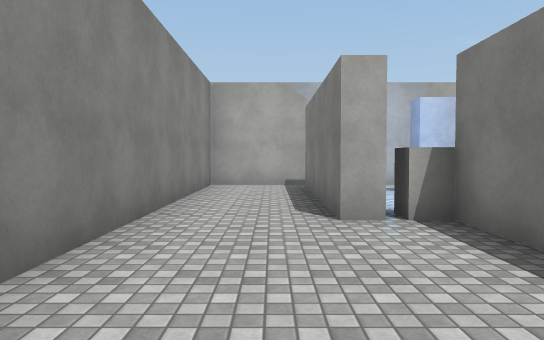
view 1 (above)

24 first-person views from a walk through a 3-D level made in the Unity game engine. The camera is 1.4 m above the floor, tilts 2° down and sees 70° across. The floor is counted in squares, 2 m on a side. Each view is taken from the middle of a square. On the plan, view 1 faces up. The plan holds only what a view shows up to about 11 squares ahead; the rest is blank. The player character is not drawn. Surface patterns are stand-ins for the level's own textures.

view 2
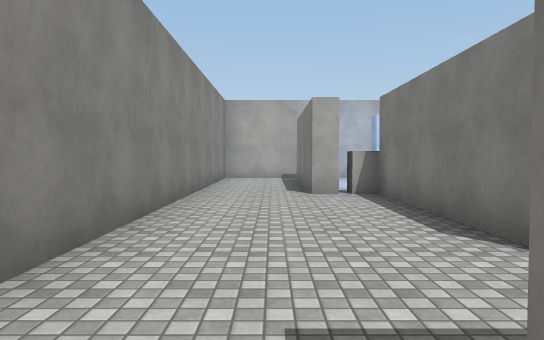

view 3
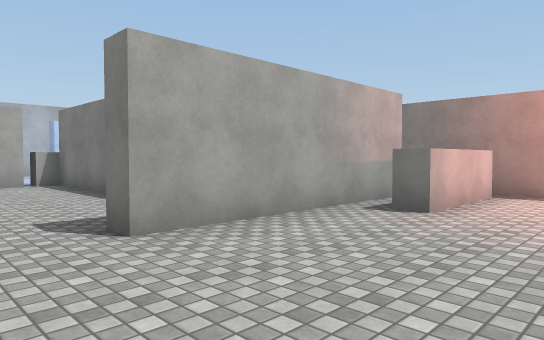

view 4
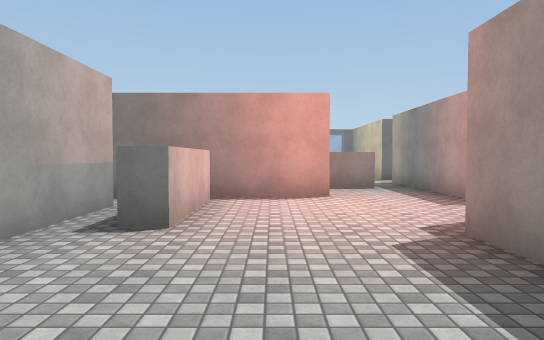

view 5
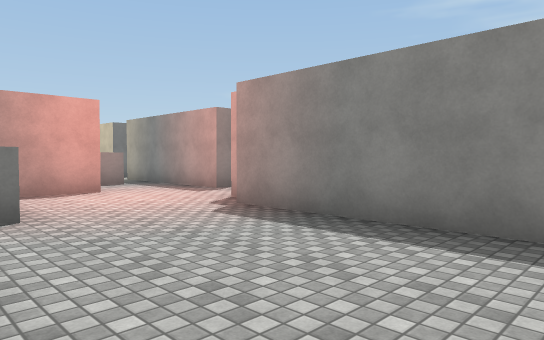

view 6
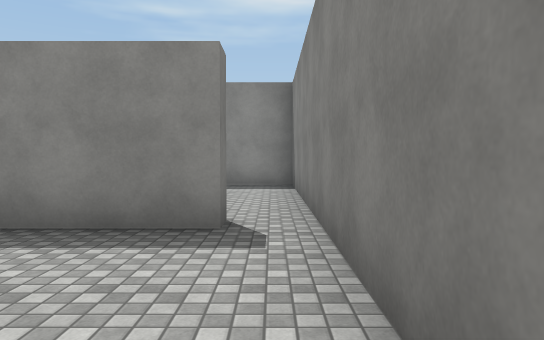

view 7
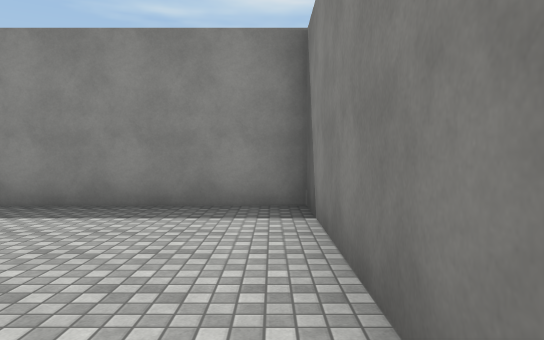

view 8
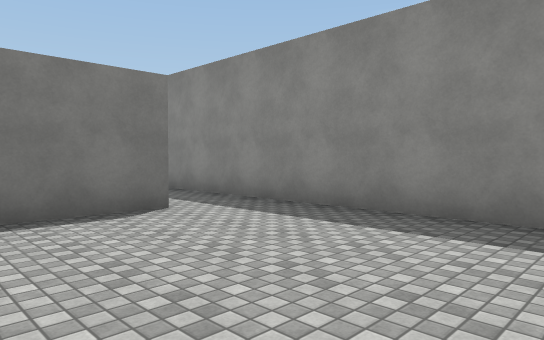

view 9
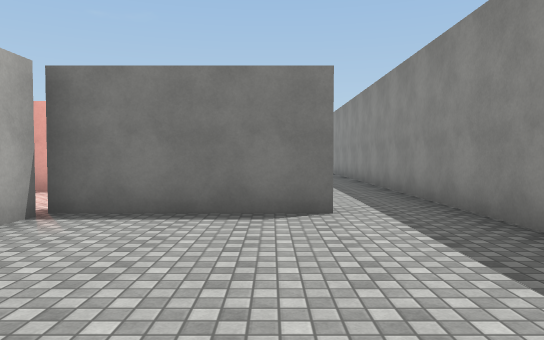

view 10
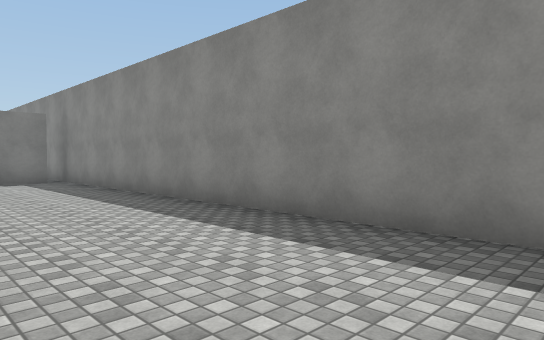

view 11
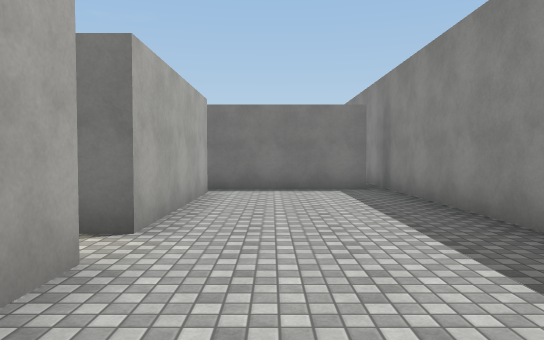

view 12
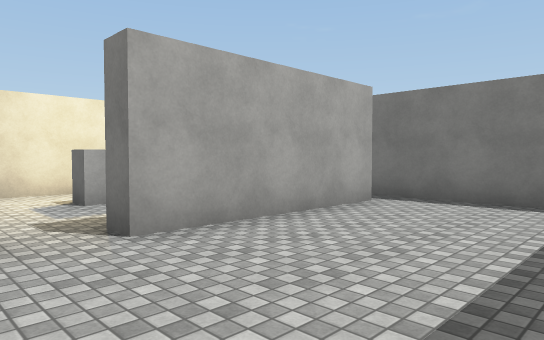

view 13
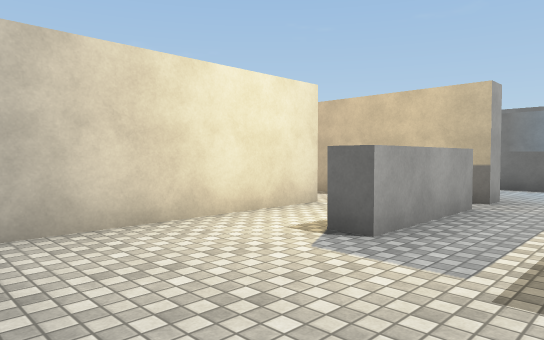

view 14
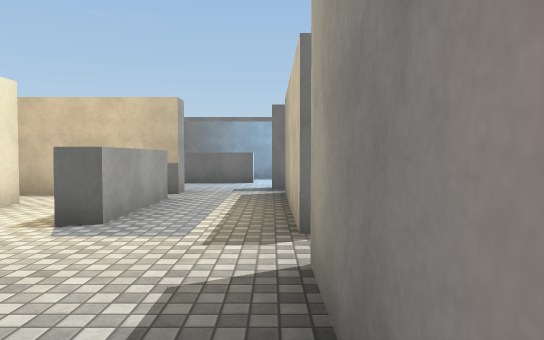

view 15
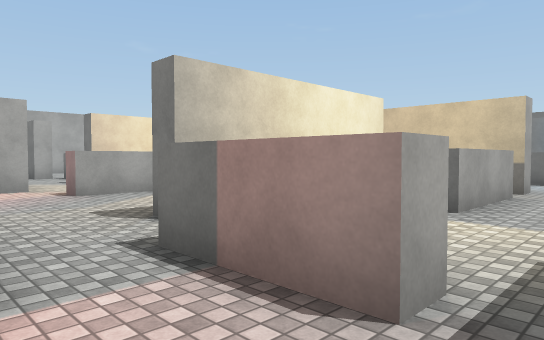

view 16
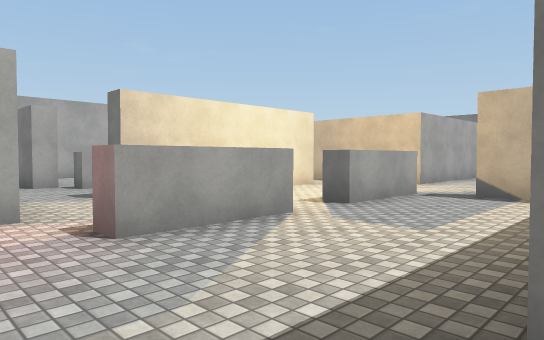

view 17
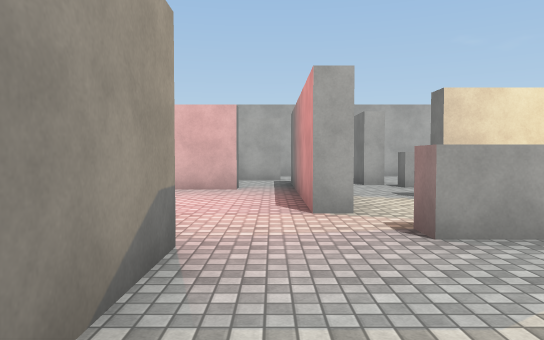

view 18
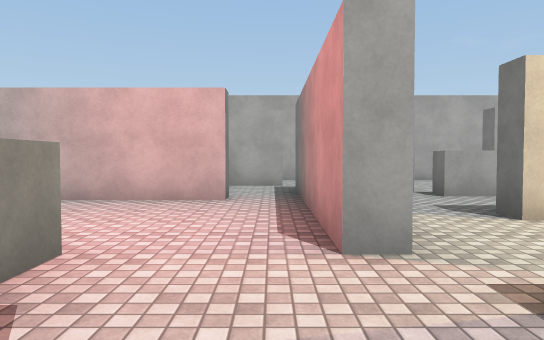

view 19
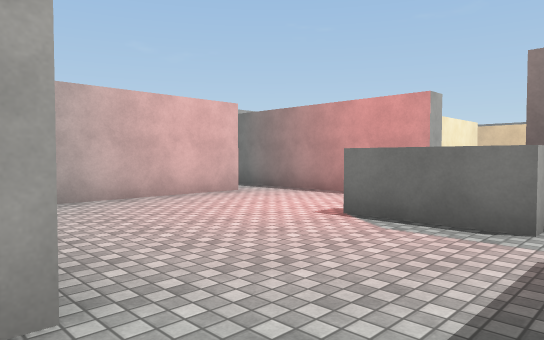

view 20
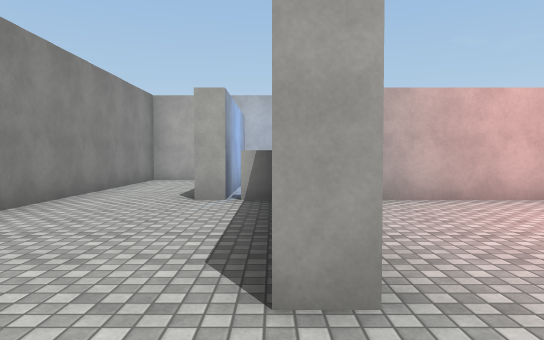

view 21
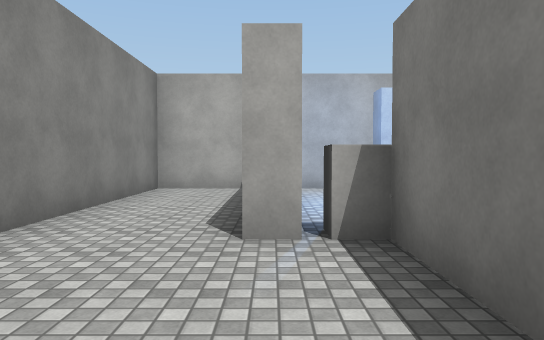

view 22
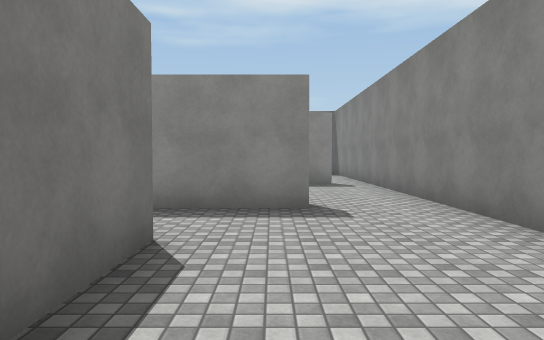

view 23
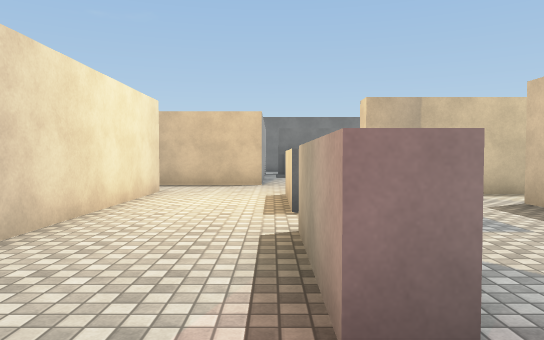

view 24
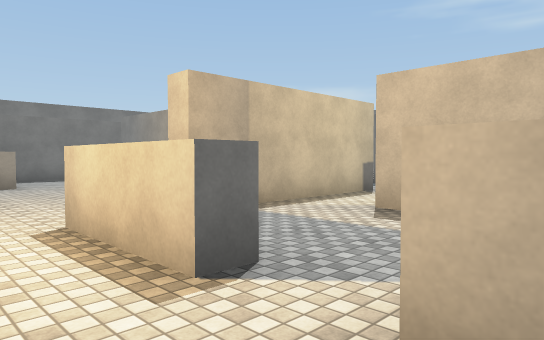

### Floor plan
Points are (right, up) in squares from view 1. A wall is a line through its corners. A room is listed if a view was taken in it or the views show most of it. See-through windows are left out.
Room 1 (views 1, 19, 20, 21, 22)
walls: (1.3, 4.2) (0.8, 4.2) (0.8, 8.6); (1.5, 4.2) (1.5, 4.8); (2.6, -0.3) (2, -0.3) (2, 4.2); (0.5, -2.8) (0.5, -2.2) (2.6, -2.2); (1.5, 9.5) (-1.5, 9.5) (-1.5, -2.5)
ways out: opening at (-0.5, -3) to room 2; opening at (2, -1.5) to room 7; opening at (1, 9)
Room 2 (views 2, 3, 4, 5, 6, 14, 15)
walls: (-0.5, -6.8) (3.5, -6.8); (6.7, -6) (6.7, -4); (6.4, -4) (3.7, -4) (3.7, -3.5); (5.5, -2.8) (0.5, -2.8); (6, -8.8) (6, -8.3) (8.5, -8.3); (8.5, -7.3) (8.5, -5.2); (-1.5, -2.5) (-1.5, -6.5)
ways out: opening at (-0.5, -3) to room 1; opening at (-1, -7) to room 3; opening at (5.5, -9) to room 4; opening at (9, -8) to room 5; opening at (9, -5) to room 5
Room 3 (views 7, 8, 9)
walls: (3.7, -10.9) (3.7, -7.3) (2.9, -7.3); (-0.5, -7.2) (-0.5, -6.8); (-1.5, -6.5) (-1.5, -12.5) (3.5, -12.5)
ways out: opening at (-1, -7) to room 2; opening at (4, -11.5) to room 4
Room 4 (views 10, 11, 12)
walls: (10.5, -8.8) (9.8, -8.8); (15.5, -8.8) (11.5, -8.8); (16.3, -12.1) (16.3, -8); (3.5, -12.5) (16.9, -12.5)
ways out: opening at (5.5, -9) to room 2; opening at (4, -11.5) to room 3; opening at (11, -9) to room 5; opening at (16, -9) to room 9; gap at (17, -12)
Room 5 (views 13, 16, 17)
walls: (12, -6.3) (12, -5.8); (9.1, -7.3) (8.5, -7.3); (11.5, -8.8) (11.5, -8.3) (12.5, -8.3); (13.8, -4.3) (9.6, -4.3); (8.5, -8.3) (10.5, -8.3)
ways out: opening at (9, -8) to room 2; opening at (9, -5) to room 2; opening at (11, -9) to room 4; opening at (8.5, -4) to room 6; opening at (13.5, -7.5) to room 9; opening at (13, -5) to room 11
Room 6 (view 18)
walls: (7.3, -1) (7.3, -3)
ways out: opening at (8.5, -4) to room 5; opening at (8.5, -1) to room 7; opening at (10.5, -2.5) to room 10
Room 7 (view 23)
walls: (6.5, 0.8) (6.5, 0.1); (6, -1.4) (6, 0.8); (9.1, 0.7) (8.5, 0.7) (8.5, 6.2); (9.4, -0.8) (9.4, -0.3) (10.6, -0.3); (7.3, 4.8) (7.3, 4.2) (3.8, 4.2); (10.8, 2.2) (10.8, 2.8); (6.7, -4) (6.7, -1); (8.4, 7.2) (6.9, 7.2)
ways out: opening at (2, -1.5) to room 1; opening at (8.5, -1) to room 6; opening at (11, 0.5) to room 8; opening at (10, 2)
Room 8 (view 24)
walls: (19.4, 0.2) (17.5, 0.2) (17.5, 2.8); (20.7, -1.1) (20.7, -0.6); (15.8, 2.2) (10.8, 2.2); (12.9, -0.8) (12.9, -0.3) (15.1, -0.3); (23.2, -2.4) (23.2, -1.1); (10.6, -0.3) (11.6, -0.3)
ways out: opening at (11, 0.5) to room 7; opening at (12, -1) to room 10; opening at (16.5, 2)
Room 9 (no view inside)
walls: (14.6, -6.3) (12, -6.3); (15.9, -6.3) (15.2, -6.3); (12.5, -8.3) (15.5, -8.3)
ways out: opening at (16, -9) to room 4; opening at (13.5, -7.5) to room 5; opening at (15, -6) to room 11; opening at (18, -7)
Room 10 (no view inside)
walls: (11.8, -0.8) (9.4, -0.8)
ways out: opening at (10.5, -2.5) to room 6; opening at (12, -1) to room 8; opening at (13, -2.5) to room 12
Room 11 (no view inside)
walls: (15.2, -6.3) (15.2, -3.5)
ways out: opening at (13, -5) to room 5; opening at (15, -6) to room 9; opening at (14.5, -4) to room 12
Room 12 (no view inside)
walls: (13.2, -3.8) (13.8, -3.8); (15.2, -3.5) (15.2, -1.8); (15.2, -0.8) (12.9, -0.8)
ways out: opening at (13, -2.5) to room 10; opening at (14.5, -4) to room 11

Where each view was taken, in squares from view 1:
view 1: 0 up, 0 right, facing up
view 2: 3 down, 0 right, facing up
view 3: 6 down, 1 left, facing up-right
view 4: 5 down, 0 right, facing right
view 5: 3 down, 1 left, facing down-right
view 6: 3 down, 1 left, facing down
view 7: 7 down, 1 left, facing down
view 8: 8 down, 1 left, facing down-right
view 9: 10 down, 1 left, facing right
view 10: 9 down, 5 right, facing down-right
view 11: 10 down, 8 right, facing right
view 12: 12 down, 10 right, facing up-right
view 13: 8 down, 9 right, facing up-right
view 14: 8 down, 8 right, facing right
view 15: 8 down, 7 right, facing up-right
view 16: 4 down, 8 right, facing up-right
view 17: 4 down, 8 right, facing up
view 18: 2 down, 8 right, facing up
view 19: 2 down, 2 right, facing up-right
view 20: 2 down, 2 right, facing up
view 21: 1 up, 1 right, facing up
view 22: 3 up, 1 right, facing down
view 23: 0 up, 8 right, facing right
view 24: 1 up, 11 right, facing down-right
